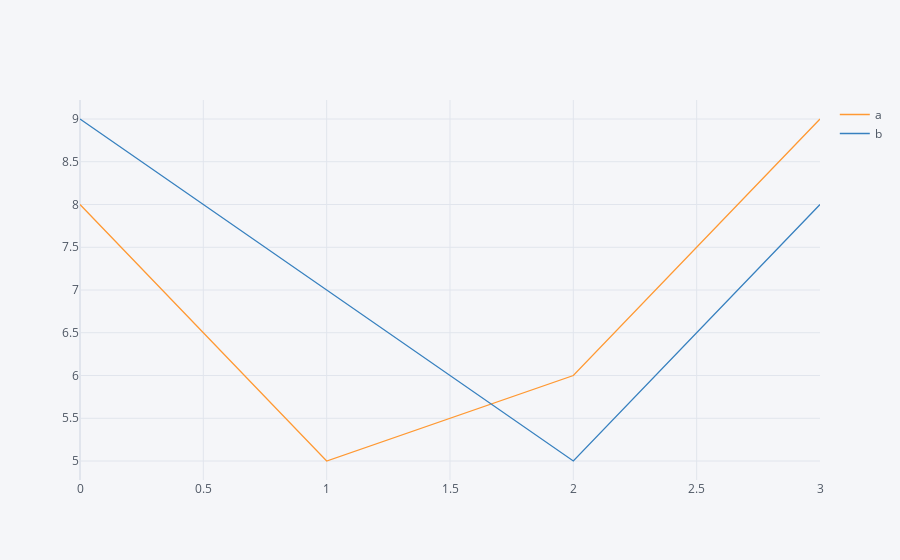

Source (notebook cell):
### Code cell
df.iplot()

### Figure 1 — Plotly figure (JSON) as saved in the notebook; plotly's stock layout.template omitted (floating-point values rounded to 4 significant figures)
{"data": [{"line": {"color": "rgba(255, 153, 51, 1.0)", "dash": "solid", "shape": "linear", "width": 1.3}, "mode": "lines", "name": "a", "text": "", "type": "scatter", "x": [0, 1, 2, 3], "y": [8, 5, 6, 9]}, {"line": {"color": "rgba(55, 128, 191, 1.0)", "dash": "solid", "shape": "linear", "width": 1.3}, "mode": "lines", "name": "b", "text": "", "type": "scatter", "x": [0, 1, 2, 3], "y": [9, 7, 5, 8]}], "layout": {"legend": {"bgcolor": "#F5F6F9", "font": {"color": "#4D5663"}}, "paper_bgcolor": "#F5F6F9", "plot_bgcolor": "#F5F6F9", "title": {"font": {"color": "#4D5663"}}, "xaxis": {"gridcolor": "#E1E5ED", "showgrid": true, "tickfont": {"color": "#4D5663"}, "title": {"font": {"color": "#4D5663"}, "text": ""}, "zerolinecolor": "#E1E5ED"}, "yaxis": {"gridcolor": "#E1E5ED", "showgrid": true, "tickfont": {"color": "#4D5663"}, "title": {"font": {"color": "#4D5663"}, "text": ""}, "zerolinecolor": "#E1E5ED"}}}
